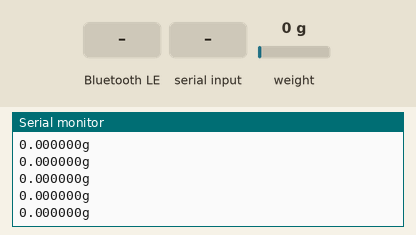
Simulated run of this sketch. Board: ESP32. On the bench: the last lines printed to the serial monitor. The test bench sets the inputs (shaded band); at power-on: weight on the scale 0 g. Nothing arrives over Bluetooth unless stated; a phone connects over Bluetooth LE 3 s after start.

Above: at 3.6 s.
3.7 s: Bluetooth LE write "read" received
5.2 s: "tare" received over Serial
6.9 s: Bluetooth LE write "tare" received
8.4 s: "calib" received over Serial
At 8.8 s:
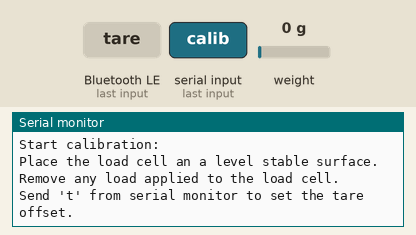
9.9 s: Bluetooth LE write "calib" received
At 11.1 s:
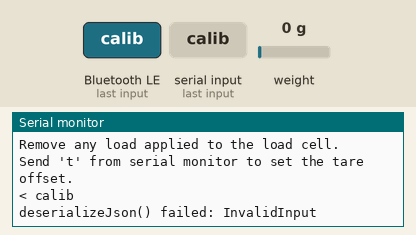
11.4 s: "t90\n" received over Serial
At 12.4 s:
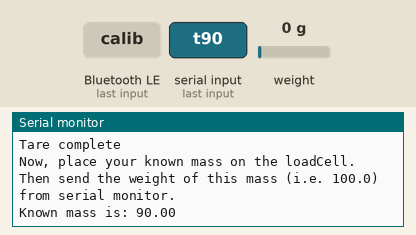

The sketch:

BLEScale.ino
```cpp
#include <HX711_ADC.h>
#include <NimBLEDevice.h>
#include <ArduinoJson.h>

#define SERVICE_UUID "8a39df89-82c9-47d6-b16f-86d97d1ca78b"
#define COMMAND_CHAR_UUID "86dce9e0-818b-4183-ba5c-6395e30addfe"
#define NOTIFICATION_CHAR_UUID "86dce9e0-818b-4183-ba5c-6395e30addff"

const int dout = 4;
const int sck = 5;

HX711_ADC loadCell(dout, sck);
float calibrationValue = -27.62f;

NimBLECharacteristic *commandCharacteristic;
NimBLECharacteristic *notificationCharacteristic;
bool deviceConnected = false;

StaticJsonDocument<64> doc;

class MyServerCallbacks : public NimBLEServerCallbacks {
    void onConnect(NimBLEServer* pServer) {
      deviceConnected = true;
      Serial.println("Client connected");
    };

    void onDisconnect(NimBLEServer* pServer) {
      deviceConnected = false;
      Serial.println("Client disconnected");
      NimBLEDevice::startAdvertising();
    }
};

StaticJsonDocument<48> currentStatusJson;
String currentStatus;
float lastWeight = 0;

void updateStatus() {
  currentStatusJson["weight"] = (int)lastWeight;
  serializeJson(currentStatusJson, currentStatus);
}

class CommandCallbacks : public NimBLECharacteristicCallbacks {
    void onWrite(NimBLECharacteristic *pCharacteristic) {
      String input = pCharacteristic->getValue();
      Serial.printf("< %s\r\n", input.c_str());
      if (input.length() > 0) {
        DeserializationError error = deserializeJson(doc, input);
        if (error) {
          Serial.print("deserializeJson() failed: ");
          Serial.println(error.c_str());
          return;
        }

        String cmd = doc["cmd"];
        if(cmd.indexOf("read")>-1){

        }else if (cmd.indexOf("tare") > -1) {
          loadCell.tareNoDelay();
        } else if (cmd.indexOf("calib") > -1) {
          calibrate();
        }else{
          return;
        }

        updateStatus();
      }
    }
};

void setup() {
  Serial.begin(115200); delay(10);
  Serial.println();
  Serial.println("Starting...");

  loadCell.begin();
  //loadCell.setReverseOutput();
  loadCell.start(2000, true);
  if (loadCell.getTareTimeoutFlag() || loadCell.getSignalTimeoutFlag()) {
    Serial.println("timeout");
  }else {
    loadCell.setCalFactor(calibrationValue);
  }
  while (!loadCell.update());

  NimBLEDevice::init("PlantScale");
  NimBLEDevice::setMTU(214);
  NimBLEServer *pServer = NimBLEDevice::createServer();
  pServer->setCallbacks(new MyServerCallbacks());
  NimBLEService *pService = pServer->createService(SERVICE_UUID);
  notificationCharacteristic = pService->createCharacteristic(NOTIFICATION_CHAR_UUID, NIMBLE_PROPERTY::NOTIFY);
  commandCharacteristic = pService->createCharacteristic(COMMAND_CHAR_UUID, NIMBLE_PROPERTY::WRITE);
  commandCharacteristic->setCallbacks(new CommandCallbacks());
  pService->start();

  NimBLEAdvertising *pAdvertising = NimBLEDevice::getAdvertising();
  pAdvertising->addServiceUUID(pService->getUUID());
  pAdvertising->setScanResponse(true);
  pAdvertising->start();
  Serial.println("Waiting for a client connection to notify...");
}

uint32_t lastUpdateMs = 0;
void loop() {
  static boolean newDataReady = 0;
  const int serialPrintInterval = 0;

  if (loadCell.update()) newDataReady = true;

  if (newDataReady) {
    uint32_t t = 0;
    if (millis() > t + serialPrintInterval) {
      float i = loadCell.getData();
      Serial.printf("%fg\r\n", i);
      lastWeight = i;
      newDataReady = 0;
      t = millis();
    }
    if(millis() - lastUpdateMs > 5000){
      if(deviceConnected){
        updateStatus();
        Serial.printf("> %s\r\n", currentStatus.c_str());
        notificationCharacteristic->setValue(currentStatus);
        notificationCharacteristic->notify();
        lastUpdateMs = millis();
      }
    }
  }

  if (Serial.available() > 0) {
    char inByte = Serial.read();
    if (inByte == 't'){
      loadCell.tareNoDelay();
    } else if (inByte == 'c') calibrate();
  }

  if (loadCell.getTareStatus() == true) {
    Serial.println("Tare complete");
  }

}

void calibrate() {
  Serial.println("Start calibration:");
  Serial.println("Place the load cell an a level stable surface.");
  Serial.println("Remove any load applied to the load cell.");
  Serial.println("Send 't' from serial monitor to set the tare offset.");

  boolean _resume = false;
  while (_resume == false) {
    loadCell.update();
    if (Serial.available() > 0) {
      if (Serial.available() > 0) {
        char inByte = Serial.read();
        if (inByte == 't') loadCell.tareNoDelay();
      }
    }
    if (loadCell.getTareStatus() == true) {
      Serial.println("Tare complete");
      _resume = true;
    }
  }

  Serial.println("Now, place your known mass on the loadCell.");
  Serial.println("Then send the weight of this mass (i.e. 100.0) from serial monitor.");

  float known_mass = 0;
  _resume = false;
  while (_resume == false) {
    loadCell.update();
    if (Serial.available() > 0) {
      known_mass = Serial.parseFloat();
      if (known_mass != 0) {
        Serial.print("Known mass is: ");
        Serial.println(known_mass);
        _resume = true;
      }
    }
  }
  loadCell.refreshDataSet();
  float newCalibrationValue = loadCell.getNewCalibration(known_mass);
  Serial.print("New calibration value has been set to: ");
  Serial.print(newCalibrationValue);
  Serial.println(", use this as calibration value (calFactor) in your project sketch.");
}
```

Measured:
- after the input at 8.4 s, the serial monitor: prints a new line at once (image 1)
- after the input at 9.9 s, the serial monitor: prints a new line at once (image 2)
- after the input at 11.4 s, the serial monitor: prints a new line at once (image 3)
